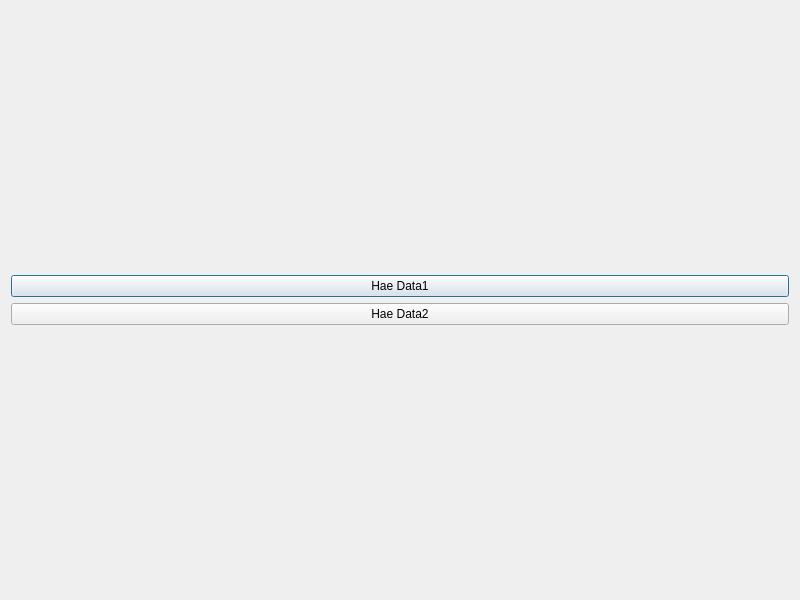
<?xml version="1.0" encoding="UTF-8"?>
<ui version="4.0">
 <class>Dialog</class>
 <widget class="QDialog" name="Dialog">
  <property name="geometry">
   <rect>
    <x>0</x>
    <y>0</y>
    <width>800</width>
    <height>600</height>
   </rect>
  </property>
  <property name="windowTitle">
   <string>Dialog</string>
  </property>
  <layout class="QGridLayout" name="gridLayout_2">
   <item row="0" column="0">
    <layout class="QGridLayout" name="gridLayout">
     <item row="0" column="0">
      <widget class="QPushButton" name="btnData1">
       <property name="text">
        <string>Hae Data1</string>
       </property>
      </widget>
     </item>
     <item row="1" column="0">
      <widget class="QPushButton" name="btnData2">
       <property name="text">
        <string>Hae Data2</string>
       </property>
      </widget>
     </item>
    </layout>
   </item>
  </layout>
 </widget>
 <resources/>
 <connections/>
</ui>
